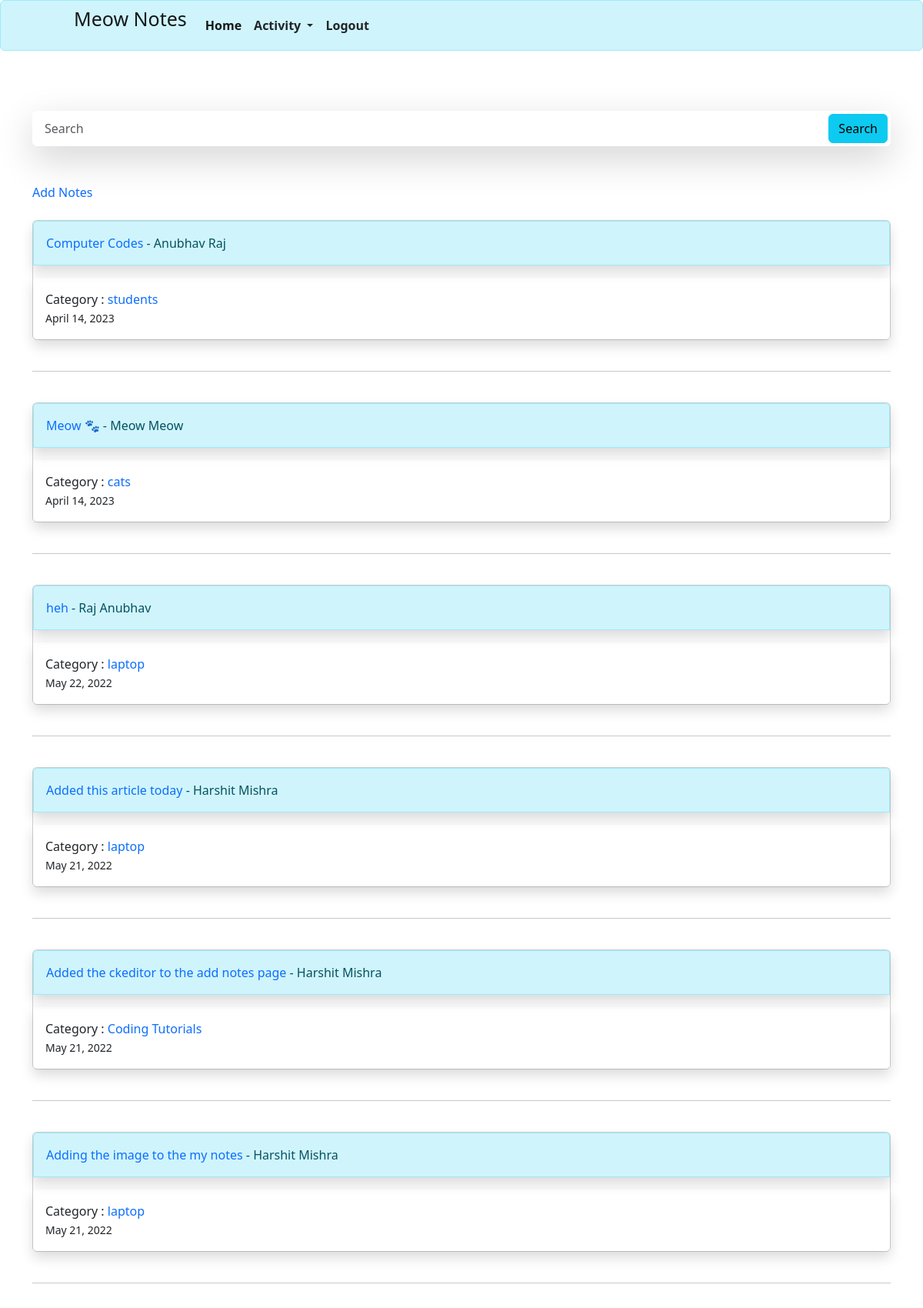
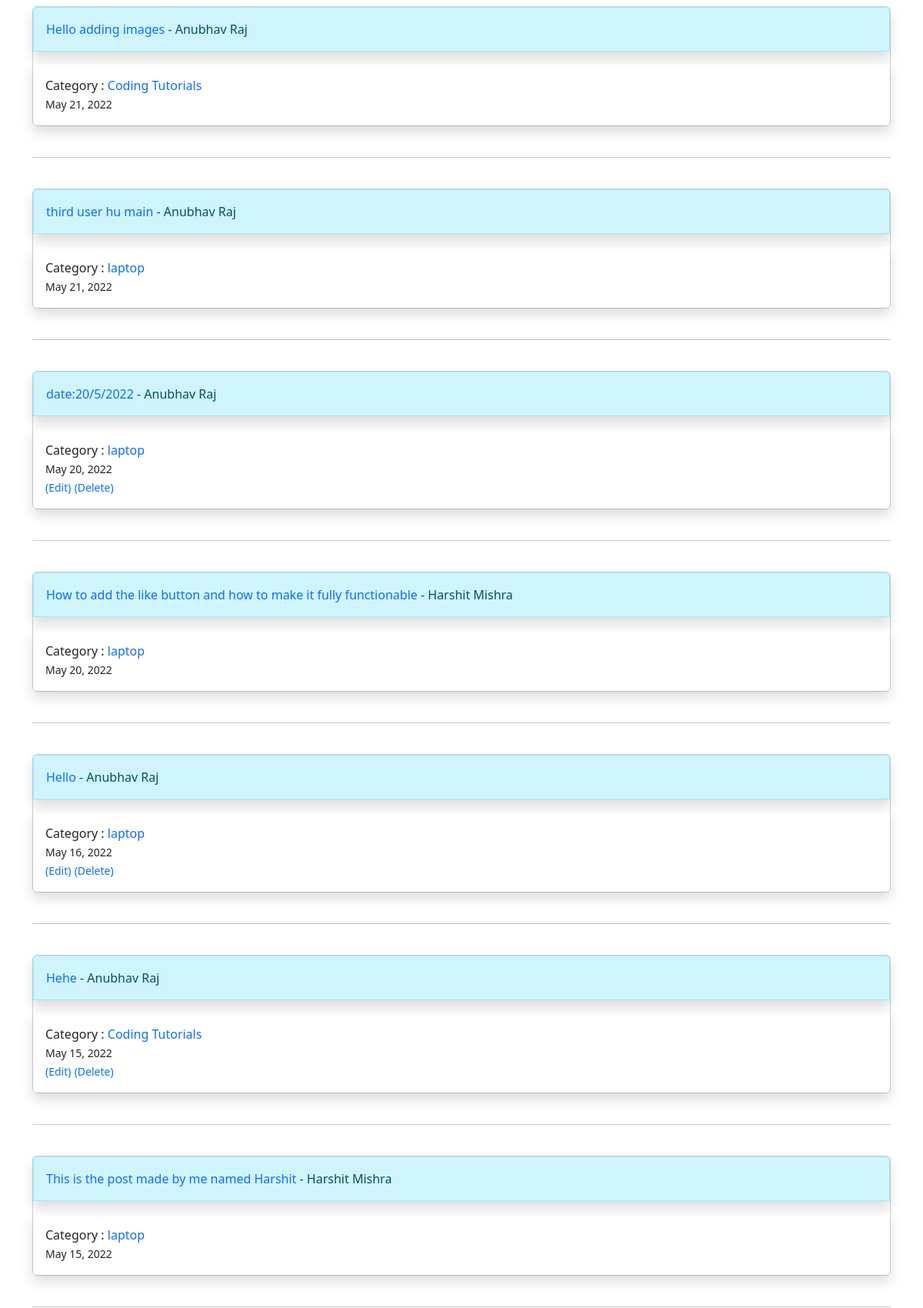
The app's page / (signed in, upper part) with its own data (2 pictures, top to bottom).
### main/models.py (models this page shows, shortened)
class Post(models.Model):
    title=models.CharField(max_length=255)
    header_image = models.ImageField(null=True, blank=True, upload_to='images/') # this will allow the user without the images to its profile
    '''
        we should not store the image to the database, instead we must use aws and other services and store the link of the image
        this will save the space of the database. Heroku wouldn't let you upload the images to the database.
        ------------------------------------------------------------------------------------------------------------------------
        Steps to install the images
        \----> install the pillow using the command 'pip install Pillow'
        \---->
    '''
    title = models.CharField(max_length=255)
    title_tag = models.CharField(max_length=255, default="")
    header_image = models.ImageField(
        null=True, blank=True, upload_to='images/')
    '''
    For this we need to add the path of the media
    in the settings.py

    STATIC_URL = 'static/'
    STATIC_ROOT = os.path.join(BASE_DIR, 'static/')

    MEDIA_URL = 'media/'
    MEDIA_ROOT = os.path.join(BASE_DIR, 'media/')

    after this we need to do collectstatic

    '''
    author = models.ForeignKey(User, on_delete=models.CASCADE)
    post_date = models.DateField(auto_now_add=True)
    body = RichTextField(blank=True, null=True)
    category = models.CharField(max_length=255, default='')
    likes = models.ManyToManyField(User, related_name='note_post', default='1')

### main/views.py (the view)
# urls.py: path('', HomeView.as_view(), name="home"),
class HomeView(ListView):
    model = Post
    template_name = 'mysite/index.html'
    ordering = ['-post_date']

### templates/mysite/index.html (shortened to what this page needs)
{% extends 'mysite/base.html' %}
{% block content %}
{%block head%}
<link href="https://cdn.jsdelivr.net/npm/bootstrap@5.3.0-alpha3/dist/css/bootstrap.min.css" rel="stylesheet">
{%endblock%}
{% if user.is_authenticated %}
<br>
<br>
<form id="search" class="d-flex flex-row shadow-lg p-1 bg-white rounded" style="display: none;">
  <input class="form-control mr-sm-2" type="search" placeholder="Search" aria-label="Search" style="border: none;">
  <button class="btn btn-info my-2 my-sm-0" type="submit">Search</button>
</form>
<br>
<br>
<a href="{% url 'add-post' %}" class="text-decoration-none">Add Notes</a>
<br>
<br>
<ul style="margin: 0px; padding: 0px">
  {% for post in object_list %}
  <div class="d-flex justify-content-center card m-auto">
    <div class="card-header shadow alert alert-info">
      <a href="{% url 'article-detail' post.pk %}" style="text-decoration:none; ">
        {{post.title}}</a> -
      {{post.author.first_name }} {{ post.author.last_name }}
    </div>
    <div class="card-body shadow">
      Category : <a href="{% url 'category-view' post.category|slugify %}"
        style="text-decoration:none;">{{post.category}}</a>
      <br>
      <small>{{ post.post_date }}</small>
      <br>
      {% if user.is_authenticated %}
      {% if user.id == post.author.id %}
      <a href="{% url 'edit-post' post.pk %}" class="text-decoration-none"><small>(Edit)</small></a>
      <a href="{% url 'delete-post' post.pk %}" class="text-decoration-none"><small>(Delete)</small></a>
      {%endif%}
      {% endif %}
    </div>
  </div>
  <br>
  <hr>
  <br>
  {% endfor %}
</ul>
{% endif %}
{% endblock %}

### records on screen
Post: title "Computer Codes", author.first_name "Anubhav", author.last_name "Raj", category "students", post_date "April 14, 2023"
Post: title "Meow 🐾", author.first_name "Meow", author.last_name "Meow", category "cats", post_date "April 14, 2023"
Post: title "heh", author.first_name "Raj", author.last_name "Anubhav", category "laptop", post_date "May 22, 2022"
Post: title "Added this article today", author.first_name "Harshit", author.last_name "Mishra", category "laptop", post_date "May 21, 2022"
Post: title "Added the ckeditor to the add notes page", author.first_name "Harshit", author.last_name "Mishra", category "Coding Tutorials", post_date "May 21, 2022"
Post: title "Adding the image to the my notes", author.first_name "Harshit", author.last_name "Mishra", category "laptop", post_date "May 21, 2022"
Post: title "Hello adding images", author.first_name "Anubhav", author.last_name "Raj", category "Coding Tutorials", post_date "May 21, 2022"
Post: title "third user hu main", author.first_name "Anubhav", author.last_name "Raj", category "laptop", post_date "May 21, 2022"
Post: title "date:20/5/2022", author.first_name "Anubhav", author.last_name "Raj", category "laptop", post_date "May 20, 2022", shows "(Edit)"
Post: title "How to add the like button and how to make it fully functionable", author.first_name "Harshit", author.last_name "Mishra", category "laptop", post_date "May 20, 2022"
Post: title "Hello", author.first_name "Anubhav", author.last_name "Raj", category "laptop", post_date "May 16, 2022", shows "(Edit)"
Post: title "Hehe", author.first_name "Anubhav", author.last_name "Raj", category "Coding Tutorials", post_date "May 15, 2022", shows "(Edit)"
Post: title "This is the post made by me named Harshit", author.first_name "Harshit", author.last_name "Mishra", category "laptop", post_date "May 15, 2022"
